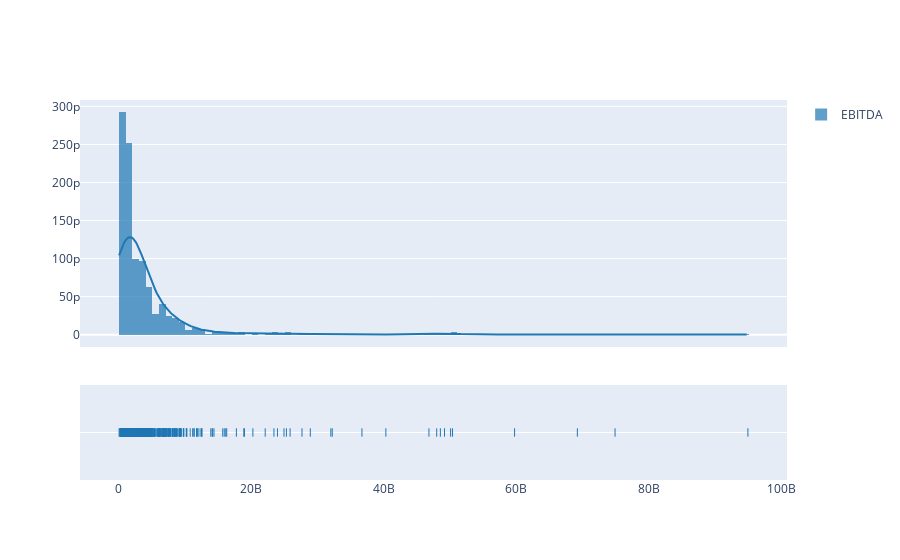

Notebook source saved alongside this figure:
### Code cell
hist_data = [df_ana12to15['EBITDA'].to_numpy()]
group_labels = ['EBITDA'] # name of the dataset

fig = ff.create_distplot(hist_data, group_labels, bin_size=1000000000)
fig.show()

### Figure 1 — Plotly figure (JSON) as saved in the notebook; plotly's stock layout.template omitted (floating-point values rounded to 4 significant figures; data arrays with more than 128 entries replaced by an {"elided": "..."} marker saying what was removed)
{"data": [{"autobinx": false, "histnorm": "probability density", "legendgroup": "EBITDA", "marker": {"color": "rgb(31, 119, 180)"}, "name": "EBITDA", "opacity": 0.7, "type": "histogram", "x": {"elided": "705 int values"}, "xaxis": "x", "xbins": {"end": 94941000000, "size": 1000000000, "start": 85227000}, "yaxis": "y"}, {"legendgroup": "EBITDA", "marker": {"color": "rgb(31, 119, 180)"}, "mode": "lines", "name": "EBITDA", "showlegend": false, "type": "scatter", "x": {"elided": "500 int values"}, "xaxis": "x", "y": {"elided": "500 float values"}, "yaxis": "y"}, {"legendgroup": "EBITDA", "marker": {"color": "rgb(31, 119, 180)", "symbol": "line-ns-open"}, "mode": "markers", "name": "EBITDA", "showlegend": false, "type": "scatter", "x": {"elided": "705 int values"}, "xaxis": "x", "y": {"elided": "705 str values"}, "yaxis": "y2"}], "layout": {"barmode": "overlay", "hovermode": "closest", "legend": {"traceorder": "reversed"}, "xaxis": {"anchor": "y2", "domain": [0, 1], "zeroline": false}, "yaxis": {"anchor": "free", "domain": [0.35, 1], "position": 0}, "yaxis2": {"anchor": "x", "domain": [0, 0.25], "dtick": 1, "showticklabels": false}}}
